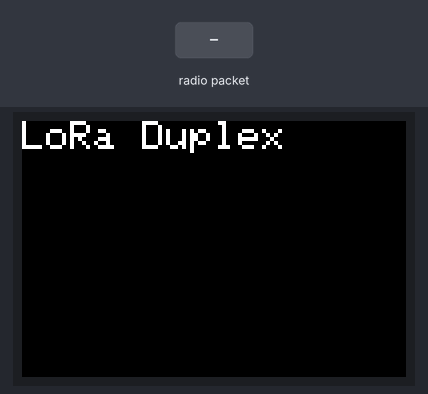
This sketch was run on a simulated ESP8266 (NodeMCU). On the bench: 96×64 colour display. The inputs (shaded band) are chosen by the test bench. No radio packets arrive unless stated; what the sketch prints to the serial monitor is not drawn.

Above: at 0.2 s.
At 2.8 s:
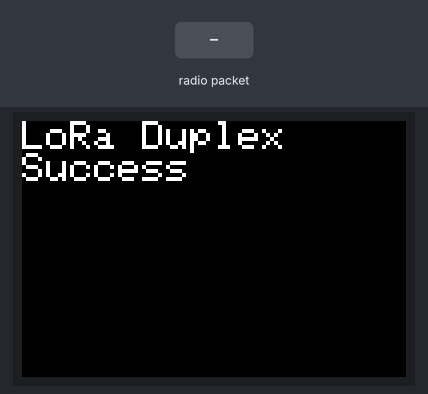
2.9 s: radio packet "1" arrives
At 3.5 s:
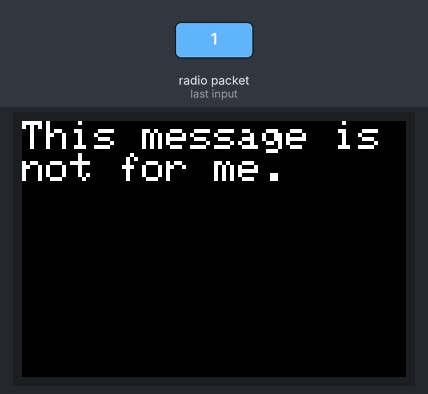
Timing chart, 0 to 5.9 s (numbered marks = the images above; inputs shaded):
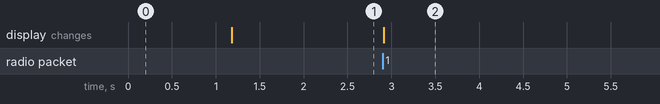

Measured:
- after the input at 2.9 s, the display: changes at once (image 2)

The sketch:

LoRaDuplex_funfando_display.ino
```cpp
/*
  LoRa Duplex communication

  Sends a message every half second, and polls continually
  for new incoming messages. Implements a one-byte addressing scheme,
  with 0xFF as the broadcast address.

  Uses readString() from Stream class to read payload. The Stream class'
  timeout may affect other functuons, like the radio's callback. For an

  created 28 April 2017
  by Tom Igoe
*/
#include <Adafruit_GFX.h>
#include <Adafruit_SSD1331.h>
#include <SPI.h>              // include libraries
#include <LoRa.h>

// Color definitions
#define BLACK           0x0000
#define BLUE            0x001F
#define RED             0xF800
#define GREEN           0x07E0
#define CYAN            0x07FF
#define MAGENTA         0xF81F
#define YELLOW          0xFFE0
#define WHITE           0xFFFF

#define csPin D3          // LoRa radio chip select
#define resetPin D2       // LoRa radio reset
#define irqPin D1         // change for your board; must be a hardware interrupt pin

#define sclk D5
#define mosi D7
#define cs   D8
#define rst  D0
#define dc   D4

String outgoing;              // outgoing message

byte msgCount = 0;            // count of outgoing messages
byte localAddress = 0xBB;     // address of this device
byte destination = 0xFF;      // destination to send to
long lastSendTime = 0;        // last send time
int interval = 2000;          // interval between sends

Adafruit_SSD1331 display = Adafruit_SSD1331(cs, dc, rst);

float p = 3.1415926;

void setup() {
  Serial.begin(115200);                   // initialize serial
  while (!Serial);

  display.begin();

  display.fillScreen(BLACK);
  display.setCursor(0, 0);
  display.println("LoRa Duplex");
  delay(1000);

  // override the default CS, reset, and IRQ pins (optional)
  LoRa.setPins(csPin, resetPin, irqPin);// set CS, reset, IRQ pin

  while (!LoRa.begin(433E6)) { // initialize ratio at 915 MHz
    Serial.println("LoRa init failed. Check your connections.");
  }
  Serial.println("LoRa init succeeded.");

  display.fillScreen(BLACK);
  display.setCursor(0, 0);
  display.println("LoRa Duplex\nSuccess");
  delay(500);
}


void loop() {
  // parse for a packet, and call onReceive with the result:
  onReceive(LoRa.parsePacket());
}

void sendMessage(String outgoing) {
  LoRa.beginPacket();                   // start packet
  LoRa.write(destination);              // add destination address
  LoRa.write(localAddress);             // add sender address
  LoRa.write(msgCount);                 // add message ID
  LoRa.write(outgoing.length());        // add payload length
  LoRa.print(outgoing);                 // add payload
  LoRa.endPacket();                     // finish packet and send it
  msgCount++;                           // increment message ID
}

void onReceive(int packetSize) {
  if (packetSize == 0) return;          // if there's no packet, return

  // read packet header bytes:
  int recipient = LoRa.read();          // recipient address
  byte sender = LoRa.read();            // sender address
  byte incomingMsgId = LoRa.read();     // incoming msg ID

  byte incoming1Length = LoRa.read();    // incoming msg length
  String incoming1 = "";
  for (byte temp = incoming1Length; temp >= 1; temp = temp - 1) {
    incoming1 += (char)LoRa.read();
  }

  byte incoming2Length = LoRa.read();    // incoming msg length
  String incoming2 = "";
  for (byte temp = incoming2Length; temp >= 1; temp = temp - 1) {
    incoming2 += (char)LoRa.read();
  }

  if (incoming1Length != incoming1.length()) {   // check length for error
    display.fillScreen(BLACK);
    display.setCursor(0, 0);
    display.println("error: message length does not match length");
    delay(10);
    return;                             // skip rest of function
  }

  if (incoming2Length != incoming2.length()) {   // check length for error
    display.fillScreen(BLACK);
    display.setCursor(0, 0);
    display.println("error: message length does not match length");
    delay(10);
    return;                             // skip rest of function
  }

  // if the recipient isn't this device or broadcast,
  if (recipient != localAddress && recipient != 0xFF) {
    display.fillScreen(BLACK);
    display.setCursor(0, 0);
    display.println("This message is not for me.");
    delay(10);
    return;                             // skip rest of function
  }

  // if message is for this device, or broadcast, print details:
  Serial.println("GyroZ = " + incoming1 + "g/s");
  Serial.println("GrausZ = " + incoming2 + "g");
  Serial.println();

  display.fillScreen(BLACK);
  display.setCursor(0, 0);
  if(incoming1[0]!='-')display.println("\n\nGyroZ= +" + incoming1 + "g/s");
  else display.println("\n\nGyroZ= " + incoming1 + "g/s");
  if(incoming2[0]!='-')display.println("\n\nGrauZ= " + incoming2 + "g");
  else display.println("\n\nGrauZ= " + incoming2 + "g");
  delay(10);
}
```
